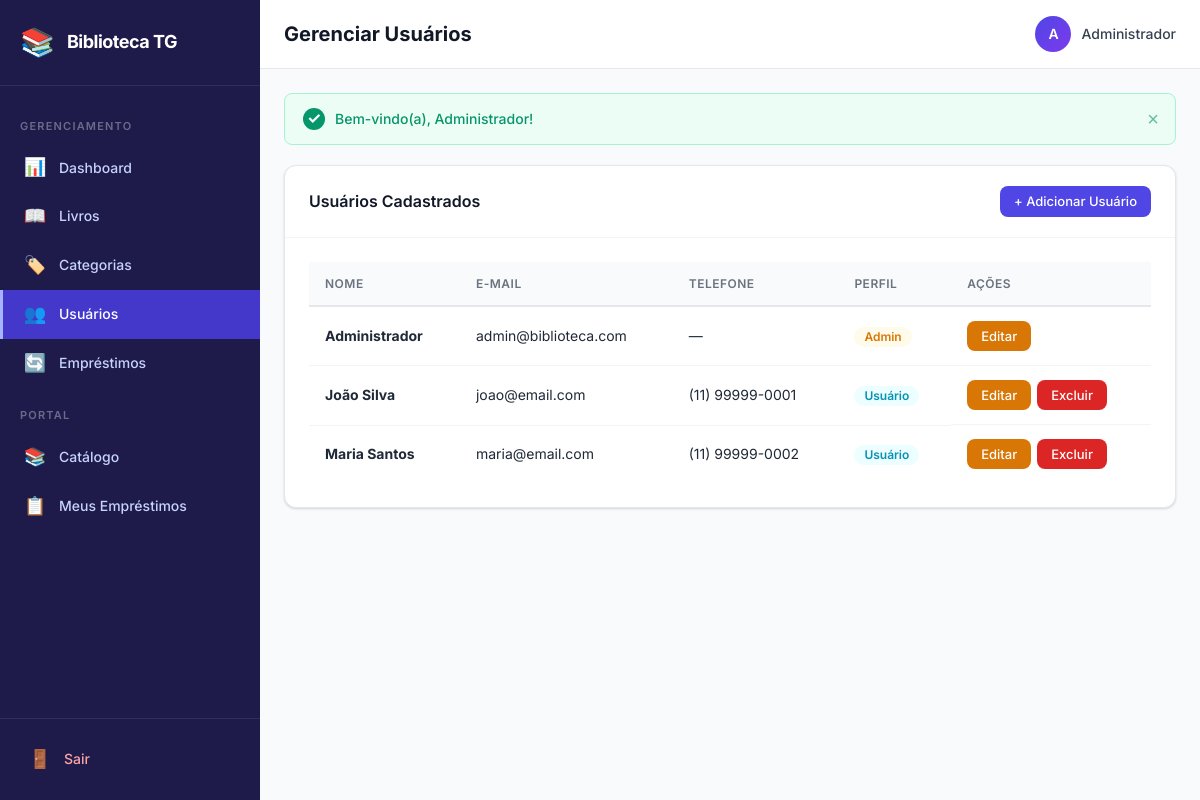
The app's page /users (signed in) with its own data.
### tables this page shows
CREATE TABLE IF NOT EXISTS users (
    id INT AUTO_INCREMENT PRIMARY KEY,
    name VARCHAR(150) NOT NULL,
    email VARCHAR(255) NOT NULL UNIQUE,
    cpf VARCHAR(14) NULL UNIQUE,
    password VARCHAR(255) NOT NULL,
    role ENUM('admin', 'user') NOT NULL DEFAULT 'user',
    phone VARCHAR(20) NULL,
    created_at TIMESTAMP DEFAULT CURRENT_TIMESTAMP,
    updated_at TIMESTAMP DEFAULT CURRENT_TIMESTAMP ON UPDATE CURRENT_TIMESTAMP
);

### app/Core/Controller.php (called while the page is built, shortened)
<?php
class Controller
{
    protected function view(string $viewPath, array $data = []): void
    {
        extract($data);
        $viewFile = __DIR__ . '/../../views/' . $viewPath . '.php';
        require_once $viewFile;
    }
}

### app/Controllers/UserController.php (called while the page is built, shortened)
<?php
class UserController extends Controller
{
    private User $userModel;
    public function __construct()
    {
        $this->userModel = new User();
    }
    public function index(): void
    {
        $data = [
            'title' => 'Gerenciar Usuários',
            'users' => $this->userModel->getAll(),
            'flash' => $this->getFlash(),
        ];
        $this->view('admin/users/index', $data);
    }
}

### app/Core/App.php (called while the page is built, shortened)
<?php
class App
{
    private Router $router;
    public function __construct()
    {
        require_once __DIR__ . '/Database.php';
        require_once __DIR__ . '/Controller.php';
        require_once __DIR__ . '/Router.php';
        require_once __DIR__ . '/../Models/User.php';
        $this->router = new Router();
    }
    private function registerRoutes(): void
    {
        $this->router->get('login', 'AuthController', 'loginForm');
        $this->router->post('login', 'AuthController', 'login');
        $this->router->get('logout', 'AuthController', 'logout');
        $this->router->get('dashboard', 'DashboardController', 'index');
        $this->router->get('books', 'BookController', 'index');
        $this->router->get('books/create', 'BookController', 'create');
        $this->router->post('books/store', 'BookController', 'store');
        $this->router->get('books/edit/{id}', 'BookController', 'edit');
        $this->router->post('books/update/{id}', 'BookController', 'update');
        $this->router->get('books/delete/{id}', 'BookController', 'delete');
        $this->router->get('categories', 'CategoryController', 'index');
        $this->router->get('categories/create', 'CategoryController', 'create');
        $this->router->post('categories/store', 'CategoryController', 'store');
        $this->router->get('categories/edit/{id}', 'CategoryController', 'edit');
        $this->router->post('categories/update/{id}', 'CategoryController', 'update');
        $this->router->get('categories/delete/{id}', 'CategoryController', 'delete');
        $this->router->get('users', 'UserController', 'index');
        $this->router->get('users/create', 'UserController', 'create');
        $this->router->post('users/store', 'UserController', 'store');
        $this->router->get('users/edit/{id}', 'UserController', 'edit');
        $this->router->post('users/update/{id}', 'UserController', 'update');
        $this->router->get('users/delete/{id}', 'UserController', 'delete');
        $this->router->get('loans', 'LoanController', 'index');
        $this->router->get('loans/create', 'LoanController', 'create');
        $this->router->post('loans/store', 'LoanController', 'store');
        $this->router->get('loans/return/{id}', 'LoanController', 'returnLoan');
        $this->router->get('loans/calculate-date', 'LoanController', 'calculateDate');
        $this->router->get('catalog', 'DashboardController', 'catalog');
        $this->router->get('my-loans', 'LoanController', 'myLoans');
    }
    public function run(): void
    {
        $url = $_GET['url'] ?? 'login';
        $httpMethod = $_SERVER['REQUEST_METHOD'];
        $this->router->dispatch($url, $httpMethod);
    }
}

### public/index.php (called while the page is built)
<?php
require_once __DIR__ . '/../app/Core/App.php';
$app = new App();
$app->run();

### app/Core/Database.php (called while the page is built, shortened)
<?php
class Database
{
    private static ?Database $instance = null;
    private PDO $pdo;
    private ?PDOStatement $stmt = null;
    private function __construct()
    {
        $dsn = 'mysql:host=' . DB_HOST . ';dbname=' . DB_NAME . ';charset=utf8mb4';
        $options = [
            PDO::ATTR_ERRMODE            => PDO::ERRMODE_EXCEPTION,
            PDO::ATTR_DEFAULT_FETCH_MODE => PDO::FETCH_OBJ,
            PDO::ATTR_EMULATE_PREPARES   => false,
        ];
        try {
            $this->pdo = new PDO($dsn, DB_USER, DB_PASS, $options);
        } catch (PDOException $e) {
            die('Database connection failed: ' . $e->getMessage());
        }
    }
    public static function getInstance(): Database
    {
        if (self::$instance === null) {
            self::$instance = new self();
        }
        return self::$instance;
    }
    public function query(string $sql): self
    {
        $this->stmt = $this->pdo->prepare($sql);
        return $this;
    }
    public function execute(): bool
    {
        return $this->stmt->execute();
    }
    public function resultSet(): array
    {
        $this->execute();
        return $this->stmt->fetchAll();
    }
}

### app/Models/User.php (called while the page is built, shortened)
<?php
class User
{
    private Database $db;
    public function __construct()
    {
        $this->db = Database::getInstance();
    }
    public function getAll(): array
    {
        $this->db->query('SELECT * FROM users ORDER BY name ASC');
        return $this->db->resultSet();
    }
}

### views/admin/users/index.php (the view)
<?php require_once __DIR__ . '/../../../views/layout/header.php'; ?>
<div class="card">
    <div class="card-header">
        <h2>Usuários Cadastrados</h2>
        <a href="<?= BASE_URL ?>/users/create" class="btn btn-primary btn-sm">+ Adicionar Usuário</a>
    </div>
    <div class="card-body">
        <?php if (empty($users)): ?>
            <div class="empty-state"><p>Nenhum usuário cadastrado.</p></div>
        <?php else: ?>
            <div class="table-responsive">
                <table class="table">
                    <thead>
                        <tr>
                            <th>Nome</th>
                            <th>E-mail</th>
                            <th>Telefone</th>
                            <th>Perfil</th>
                            <th>Ações</th>
                        </tr>
                    </thead>
                    <tbody>
                        <?php foreach ($users as $u): ?>
                            <tr>
                                <td><strong><?= htmlspecialchars($u->name) ?></strong></td>
                                <td><?= htmlspecialchars($u->email) ?></td>
                                <td><?= htmlspecialchars($u->phone ?? '—') ?></td>
                                <td>
                                    <span class="badge badge-<?= $u->role === 'admin' ? 'warning' : 'info' ?>">
                                        <?= $u->role === 'admin' ? 'Admin' : 'Usuário' ?>
                                    </span>
                                </td>
                                <td class="actions">
                                    <a href="<?= BASE_URL ?>/users/edit/<?= $u->id ?>" class="btn btn-warning btn-sm">Editar</a>
                                    <?php if ($u->id !== (int)$_SESSION['user_id']): ?>
                                        <a href="<?= BASE_URL ?>/users/delete/<?= $u->id ?>"
                                           class="btn btn-danger btn-sm btn-confirm"
                                           data-confirm="Excluir o usuário '<?= htmlspecialchars($u->name) ?>'?">
                                            Excluir
                                        </a>
                                    <?php endif; ?>
                                </td>
                            </tr>
                        <?php endforeach; ?>
                    </tbody>
                </table>
            </div>
        <?php endif; ?>
    </div>
</div>
<?php require_once __DIR__ . '/../../../views/layout/footer.php'; ?>

### app/Core/Router.php (shortened to what this page needs)
<?php
class Router
{
    private array $routes = [];
    private function addRoute(string $httpMethod, string $path, string $controller, string $method): void
    {
        $pattern = preg_replace('/\{([a-zA-Z_]+)\}/', '(?P<$1>[0-9]+)', $path);
        $pattern = '#^' . $pattern . '$#';
        $this->routes[] = [
            'httpMethod' => $httpMethod,
            'pattern'    => $pattern,
            'controller' => $controller,
            'method'     => $method,
        ];
    }
    public function dispatch(string $url, string $httpMethod): void
    {
        $url = $this->sanitizeUrl($url);
        foreach ($this->routes as $route) {
            if ($route['httpMethod'] !== $httpMethod) {
                continue;
            }
            if (preg_match($route['pattern'], $url, $matches)) {
                $methodName     = $route['method'];
                $params = array_filter($matches, 'is_string', ARRAY_FILTER_USE_KEY);
                $controllerInstance = new $controllerName();
                call_user_func_array([$controllerInstance, $methodName], array_values($params));
                return;
            }
        }
    }
    private function sanitizeUrl(string $url): string
    {
        $url = trim($url, '/');
        $url = filter_var($url, FILTER_SANITIZE_URL);
        return $url;
    }
}

### public/css/style.css (style rules this page uses)
:root { --primary: #4f46e5; --primary-hover: #4338ca; --primary-light: #eef2ff; --primary-rgb: 79, 70, 229; --success: #059669; --success-light: #ecfdf5; --warning: #d97706; --warning-light: #fffbeb; --danger: #dc2626; --danger-light: #fef2f2; --info: #0891b2; --info-light: #ecfeff; --secondary: #6b7280; --gray-50: #f9fafb; --gray-100: #f3f4f6; --gray-200: #e5e7eb; --gray-300: #d1d5db; --gray-400: #9ca3af; --gray-500: #6b7280; --gray-600: #4b5563; --gray-700: #374151; --gray-800: #1f2937; --gray-900: #111827; --sidebar-bg: #1e1b4b; --sidebar-hover: #312e81; --sidebar-active: #4338ca; --sidebar-text: #c7d2fe; --sidebar-width: 260px; --radius: 8px; --radius-lg: 12px; --shadow-sm: 0 1px 2px rgba(0,0,0,0.05); --shadow: 0 1px 3px rgba(0,0,0,0.1), 0 1px 2px rgba(0,0,0,0.06); --shadow-md: 0 4px 6px -1px rgba(0,0,0,0.1), 0 2px 4px -1px rgba(0,0,0,0.06); --shadow-lg: 0 10px 15px -3px rgba(0,0,0,0.1), 0 4px 6px -2px rgba(0,0,0,0.05); --transition: all 0.2s ease; }
*, *::before, *::after { box-sizing: border-box; margin: 0; padding: 0; }
body { font-family: 'Inter', -apple-system, BlinkMacSystemFont, sans-serif; font-size: 14px; line-height: 1.6; color: var(--gray-800); background: var(--gray-50); -webkit-font-smoothing: antialiased; }
a { text-decoration: none; color: var(--primary); }
.card { background: #fff; border-radius: var(--radius-lg); box-shadow: var(--shadow); border: 1px solid var(--gray-200); margin-bottom: 24px; overflow: hidden; }
.card-header { display: flex; align-items: center; justify-content: space-between; padding: 20px 24px; border-bottom: 1px solid var(--gray-100); }
.card-header h2 { font-size: 16px; font-weight: 600; color: var(--gray-900); }
.card-body { padding: 24px; }
.table-responsive { overflow-x: auto; -webkit-overflow-scrolling: touch; }
.table { width: 100%; border-collapse: collapse; }
.table thead th { background: var(--gray-50); font-size: 12px; font-weight: 600; text-transform: uppercase; letter-spacing: 0.5px; color: var(--gray-500); padding: 12px 16px; text-align: left; border-bottom: 2px solid var(--gray-200); white-space: nowrap; }
.table tbody td { padding: 14px 16px; border-bottom: 1px solid var(--gray-100); vertical-align: middle; }
.table tbody tr { transition: var(--transition); }
.table tbody tr:last-child td { border-bottom: none; }
td.actions { white-space: nowrap; display: flex; gap: 6px; }
.badge { display: inline-flex; align-items: center; padding: 4px 10px; border-radius: 20px; font-size: 12px; font-weight: 600; line-height: 1; white-space: nowrap; }
.badge-warning { background: var(--warning-light); color: var(--warning); }
.badge-info { background: var(--info-light); color: var(--info); }
.btn { display: inline-flex; align-items: center; justify-content: center; gap: 6px; padding: 10px 20px; font-size: 14px; font-weight: 500; font-family: inherit; border: none; border-radius: var(--radius); cursor: pointer; transition: var(--transition); white-space: nowrap; line-height: 1.4; }
.btn-primary { background: var(--primary); color: #fff; }
.btn-warning { background: var(--warning); color: #fff; }
.btn-danger { background: var(--danger); color: #fff; }
.btn-sm { padding: 6px 14px; font-size: 13px; }

### records on screen
users: name "Administrador", email "admin@biblioteca.com", phone "—", role "Admin"
users: name "João Silva", email "joao@email.com", phone "(11) 99999-0001", role "Usuário"
users: name "Maria Santos", email "maria@email.com", phone "(11) 99999-0002", role "Usuário"
